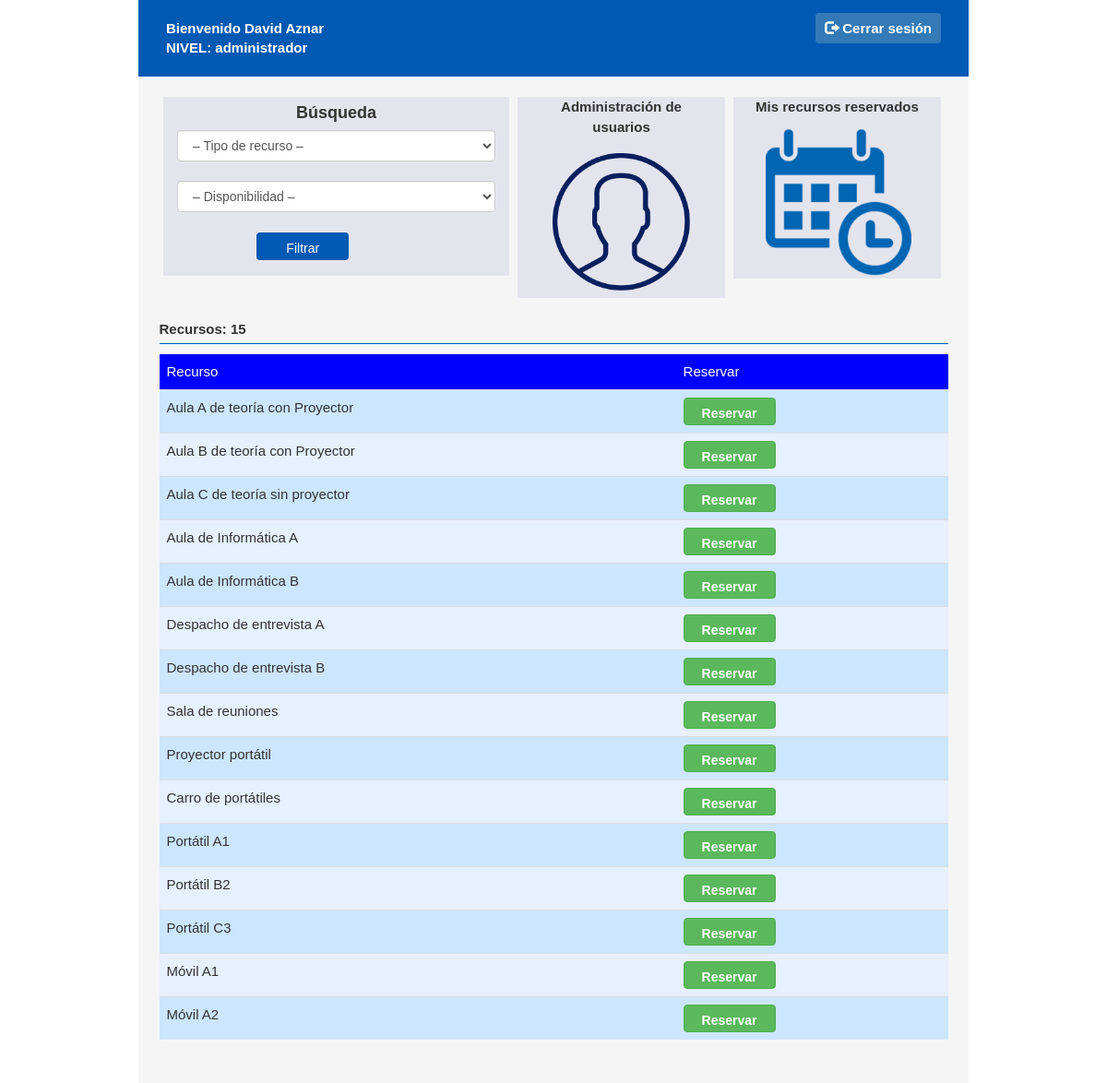
The page /recursos.php (signed in) on the database its author committed.
### tables this page shows
CREATE TABLE `usuario` (
  `idusuario` int(3) NOT NULL,
  `nombre` varchar(20) DEFAULT NULL,
  `apellidos` varchar(50) DEFAULT NULL,
  `alias` varchar(15) DEFAULT NULL,
  `pwd` varchar(15) DEFAULT NULL,
  `usu_nivel` varchar(30) NOT NULL
);

CREATE TABLE `recurso` (
  `idrecurso` int(3) NOT NULL,
  `nom_recurso` varchar(50) DEFAULT NULL,
  `tipo_recurso` varchar(15) DEFAULT NULL
);

### recursos.php (the view, shortened to what this page needs)
<?php
	include 'session.php';
	if (isset($_SESSION['username'])) {
?>
<!DOCTYPE html>
<html>
	<head>
		<link rel="stylesheet" href="https://maxcdn.bootstrapcdn.com/bootstrap/3.3.7/css/bootstrap.min.css">
		<link rel="stylesheet" href="https://maxcdn.bootstrapcdn.com/bootstrap/3.3.7/css/bootstrap.min.css">
		<link rel="stylesheet" type="text/css" href="css/style.css">
	</head>
	<body>
		<div class="window">
			<div class="user-login-view">
				<div class="user-view-left">
					<?php
						$nsql="SELECT * FROM `usuario` WHERE `alias`= '".$_SESSION['username']."'";
						$name = mysqli_query($conexion, $nsql);
						while ($resname=mysqli_fetch_array($name)) {
							echo "<p>Bienvenido ".$resname['nombre']." ".$resname['apellidos']."</p>";
							echo "<p>NIVEL: " .$resname['usu_nivel']."</p>";
					?>
				</div>
				<div class="login-view-right">
					<a href="index.php?logout='1'" class="btn-logout"><span class="glyphicon glyphicon-log-out"></span> Cerrar sesi&#243;n</a>
				</div>
			</div>
				<div id="contenedorFiltro" class="col-md-5">
					<span class="content-search-title">B&#250;squeda</span>
					<form action="recursos.php">
						<select class='form-control' name="tipo_recurso">
							<option value="" selected>&#8211; Tipo de recurso &#8211;</option>
						</select><br/>
						<select class='form-control' name="disponibilidad">
							<option value="" selected>&#8211; Disponibilidad &#8211;</option>
						</select><br/>
						<button id="btnFiltrar" type="submit" name="botonFiltro" value="Filtrar" class="btn">Filtrar</button>
					</form>
				</div>
			<div id="opc" class="col-md-3" style="text-align: center;">
				<p><b>Administración de usuarios</b></p>
				<a href="principal.php"><img src="img/usuarios.png" width="165px;" height="165px" title="ADMINISTRAR USUARIOS"></a>
			</div>
			<div id="opc2" class="col-md-3" style="text-align: center;">
				<p><b>Mis recursos reservados</b></p>
				<a href="reservaUsuario.php"><img src="img/reserva.png" width="165px;" height="165px" title="ADMINISTRAR USUARIOS"></a>
			</div>
				<div class="contenedorTable">
					<?php
							$sql="SELECT `tipo_recurso`, `nom_recurso`, `usuario`.`nombre`, `usuario`.`apellidos`, `reserva`.`idreserva`, `reserva`.`disponibilidad`, `reserva_recurso`.`idreserva_recurso`, `reserva_recurso`.`fecha_hora_reserva`, `reserva_recurso`.`fecha_hora_devolucion`
										FROM `recurso`
										LEFT JOIN `reserva_recurso` ON `recurso`.`idrecurso`=`reserva_recurso`.`idreserva_recurso`
										LEFT JOIN `reserva` ON `recurso`.`idrecurso`=`reserva`.`idreserva`
										LEFT JOIN `usuario` ON `reserva`.`idusuario`=`usuario`.`idusuario`";
							$consulta=mysqli_query($conexion,$sql);
							if(mysqli_num_rows($consulta)>0) {
								echo "<div class='row'>";
									echo "<div class='col-md-12'>";
										echo "<table class='table'>
												<tr style='background-color: blue; color: white;'>
													<td> Recurso </td>
													<td> Reservar </td>
												</tr>
											<b> Recursos: " . mysqli_num_rows($consulta) . "</b><hr id='hr'>";
											while ($result=mysqli_fetch_array($consulta)) {
												echo "<tr>";
													echo "<td>" . $result ['nom_recurso'] . "</td>";
													if ($result['disponibilidad']==1) {
														echo "<td>
																<form action='reservar_recurso.php'>
																	<input type='hidden' name='idusuario' value=".$resname['idusuario'].">
																	<input type='hidden' name='idreserva' value=".$result['idreserva'].">
																	<input type='hidden' name='idreserva_recurso' value=".$result['idreserva_recurso'].">
																	<input type='hidden' name='nom_recurso' value='".$result['nom_recurso']."'>
																	<button type='submit' name='reservar' value='Reservar' class='btn btn-success reserva'>Reservar</button>
																</form>
															</td>";
													}
												echo "</tr>";
											}
										echo "</table>";
									echo "</div>";
								echo "</div>";
							}
						}
					?>
				</div>
				<br><br><br><br>
		</div>
	</body>
</html>
<?php
	} else {
		header('location: index.php');
	}
?>

### css/style.css (style rules this page uses)
* { padding: 0; margin: 0; font-family: Sans-serif, Verdana; font-size: 15px; }
body { background-image: url(../img/background/green_dust_scratch_@2X.png); }
button { width: 100px; height: 30px; border: none; background-color:#0059b3; border-radius: 4px; cursor: pointer; }
a { padding: 8px 10px; border-radius: 4px; cursor: pointer; text-decoration: none; }
.btn-logout { color: #fff; background-color:#337ab7; border: none; font-weight: bold; }
.window { position: inherit; width: 75%; height: 100%; min-width: 350px; height: 100%; margin: 0 auto; background-color: rgba(245,245,245, 1); padding: 0px; }
.user-login-view { position: relative; overflow: hidden; padding: 10px 20px; background-color: #0059b3; color: #fff; font-weight: bold; }
.user-view-left { float: left; }
.user-view-left p { margin: 0; }
.login-view-right { float: right; }
.user-view-left, .login-view-right { margin: 10px 10px 10px 10px; }
#opc { margin-top: 2.5%; margin-bottom: 2.5%; margin-left: 1%; background-color: rgba(224, 224, 235, 0.8); }
#opc2 { margin-top: 2.5%; margin-bottom: 2.5%; margin-left: 1%; background-color: rgba(224, 224, 235, 0.8); }
#btnFiltrar { margin-left: 25%; margin-bottom: 5%; color: white; }
.contenedorTable { width: 95%; margin-left: 2.5%; }
#contenedorFiltro { margin-top: 2.5%; margin-left: 3%; background-color: rgba(224, 224, 235, 0.8); margin-bottom: 2.5%; }
.content-search-title { display: table; margin: 0 auto; font-weight: bold; font-size: 18px; padding-top: 5px; padding-bottom: 5px; }
#hr { margin-top: 5px; margin-bottom: 10px; border: 0; border-top: 1px solid #0059b3; }
tr { border: 1px; }
tr:nth-child(even) { background-color: #cce6ff; }
tr:nth-child(odd) { background-color: #e6f0ff; }
th, td { padding: 10px; text-align: left; }
td button { width: 100px; height: 30px; font-size: 18px; font-weight: bold; }
button.reserva { font-weight: bold; }

### rows shown on the page
usuario: nombre "David", apellidos "Aznar", usu_nivel "administrador", mysqli_num_rows($consulta) "15"
recurso: nom_recurso "Aula A de teoría con Proyector"
recurso: nom_recurso "Aula B de teoría con Proyector"
recurso: nom_recurso "Aula C de teoría sin proyector"
recurso: nom_recurso "Aula de Informática A"
recurso: nom_recurso "Aula de Informática B"
recurso: nom_recurso "Despacho de entrevista A"
recurso: nom_recurso "Despacho de entrevista B"
recurso: nom_recurso "Sala de reuniones"
recurso: nom_recurso "Proyector portátil"
recurso: nom_recurso "Carro de portátiles"
recurso: nom_recurso "Portátil A1"
recurso: nom_recurso "Portátil B2"
recurso: nom_recurso "Portátil C3"
recurso: nom_recurso "Móvil A1"
recurso: nom_recurso "Móvil A2"
